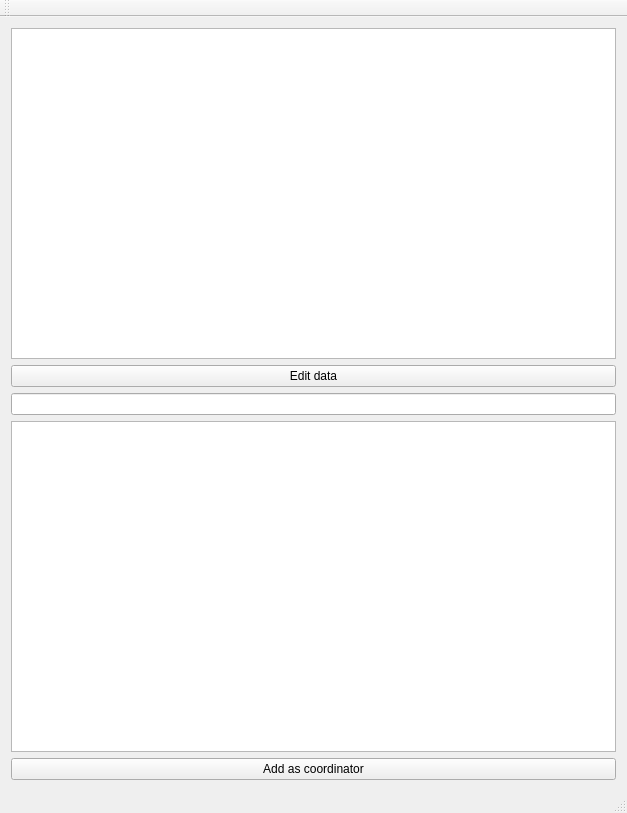
<?xml version="1.0" encoding="UTF-8"?>
<ui version="4.0">
 <class>bachelorThesesClass</class>
 <widget class="QMainWindow" name="bachelorThesesClass">
  <property name="geometry">
   <rect>
    <x>0</x>
    <y>0</y>
    <width>627</width>
    <height>813</height>
   </rect>
  </property>
  <property name="windowTitle">
   <string>bachelorTheses</string>
  </property>
  <widget class="QWidget" name="centralWidget">
   <layout class="QGridLayout" name="gridLayout">
    <item row="0" column="0">
     <widget class="QListWidget" name="coordinatedStudentsListWidget"/>
    </item>
    <item row="1" column="0">
     <widget class="QPushButton" name="editPushButton">
      <property name="text">
       <string>Edit data</string>
      </property>
     </widget>
    </item>
    <item row="2" column="0">
     <widget class="QLineEdit" name="searchLineEdit"/>
    </item>
    <item row="3" column="0">
     <widget class="QListWidget" name="listWidget"/>
    </item>
    <item row="4" column="0">
     <widget class="QPushButton" name="addAsCoordinatorPushButton">
      <property name="text">
       <string>Add as coordinator</string>
      </property>
     </widget>
    </item>
   </layout>
  </widget>
  <widget class="QMenuBar" name="menuBar">
   <property name="geometry">
    <rect>
     <x>0</x>
     <y>0</y>
     <width>627</width>
     <height>26</height>
    </rect>
   </property>
  </widget>
  <widget class="QToolBar" name="mainToolBar">
   <attribute name="toolBarArea">
    <enum>TopToolBarArea</enum>
   </attribute>
   <attribute name="toolBarBreak">
    <bool>false</bool>
   </attribute>
  </widget>
  <widget class="QStatusBar" name="statusBar"/>
 </widget>
 <layoutdefault spacing="6" margin="11"/>
 <resources>
  <include location="bachelorTheses.qrc"/>
 </resources>
 <connections/>
</ui>
